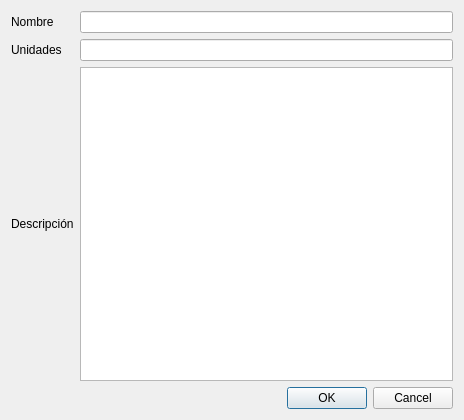
<?xml version="1.0" encoding="UTF-8"?>
<ui version="4.0">
 <class>ContaminanteDlgClass</class>
 <widget class="DataDialog" name="ContaminanteDlgClass">
  <property name="geometry">
   <rect>
    <x>0</x>
    <y>0</y>
    <width>464</width>
    <height>420</height>
   </rect>
  </property>
  <property name="windowTitle">
   <string>Contaminante</string>
  </property>
  <layout class="QVBoxLayout" name="verticalLayout">
   <item>
    <layout class="QGridLayout" name="gridLayout">
     <item row="0" column="0">
      <widget class="QLabel" name="label_8">
       <property name="text">
        <string>Nombre</string>
       </property>
       <property name="buddy">
        <cstring>nombre</cstring>
       </property>
      </widget>
     </item>
     <item row="0" column="1">
      <widget class="QLineEdit" name="nombre"/>
     </item>
     <item row="1" column="0">
      <widget class="QLabel" name="label">
       <property name="text">
        <string>Unidades</string>
       </property>
      </widget>
     </item>
     <item row="1" column="1">
      <widget class="QLineEdit" name="unidades"/>
     </item>
     <item row="2" column="0">
      <widget class="QLabel" name="label_9">
       <property name="text">
        <string>Descripción</string>
       </property>
       <property name="buddy">
        <cstring>descripcion</cstring>
       </property>
      </widget>
     </item>
     <item row="2" column="1">
      <widget class="QTextEdit" name="descripcion"/>
     </item>
    </layout>
   </item>
   <item>
    <widget class="QDialogButtonBox" name="buttonBox">
     <property name="orientation">
      <enum>Qt::Horizontal</enum>
     </property>
     <property name="standardButtons">
      <set>QDialogButtonBox::Cancel|QDialogButtonBox::Ok</set>
     </property>
    </widget>
   </item>
  </layout>
 </widget>
 <customwidgets>
  <customwidget>
   <class>DataDialog</class>
   <extends>QDialog</extends>
   <header>ts.h</header>
   <container>1</container>
  </customwidget>
 </customwidgets>
 <tabstops>
  <tabstop>nombre</tabstop>
  <tabstop>descripcion</tabstop>
  <tabstop>buttonBox</tabstop>
 </tabstops>
 <resources/>
 <connections>
  <connection>
   <sender>buttonBox</sender>
   <signal>accepted()</signal>
   <receiver>ContaminanteDlgClass</receiver>
   <slot>accept()</slot>
   <hints>
    <hint type="sourcelabel">
     <x>260</x>
     <y>433</y>
    </hint>
    <hint type="destinationlabel">
     <x>157</x>
     <y>274</y>
    </hint>
   </hints>
  </connection>
  <connection>
   <sender>buttonBox</sender>
   <signal>rejected()</signal>
   <receiver>ContaminanteDlgClass</receiver>
   <slot>reject()</slot>
   <hints>
    <hint type="sourcelabel">
     <x>260</x>
     <y>433</y>
    </hint>
    <hint type="destinationlabel">
     <x>286</x>
     <y>274</y>
    </hint>
   </hints>
  </connection>
 </connections>
</ui>
